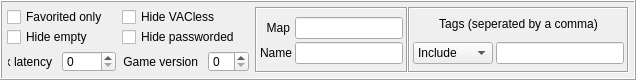
     <widget class="QFrame" name="frameFilters">
      <property name="minimumSize">
       <size>
        <width>410</width>
        <height>80</height>
       </size>
      </property>
      <property name="maximumSize">
       <size>
        <width>16777215</width>
        <height>80</height>
       </size>
      </property>
      <property name="frameShape">
       <enum>QFrame::Box</enum>
      </property>
      <property name="frameShadow">
       <enum>QFrame::Raised</enum>
      </property>
      <layout class="QGridLayout" name="gridLayout_3" columnstretch="1,0,0,0,0,0,0,0,0,2">
       <property name="leftMargin">
        <number>5</number>
       </property>
       <property name="topMargin">
        <number>5</number>
       </property>
       <property name="rightMargin">
        <number>5</number>
       </property>
       <property name="bottomMargin">
        <number>5</number>
       </property>
       <property name="spacing">
        <number>0</number>
       </property>
       <item row="3" column="2">
        <layout class="QHBoxLayout" name="horizontalLayout_2">
         <property name="spacing">
          <number>10</number>
         </property>
         <property name="leftMargin">
          <number>1</number>
         </property>
         <property name="topMargin">
          <number>1</number>
         </property>
         <property name="rightMargin">
          <number>1</number>
         </property>
         <property name="bottomMargin">
          <number>1</number>
         </property>
         <item>
          <widget class="QLabel" name="labelLatency_3">
           <property name="minimumSize">
            <size>
             <width>70</width>
             <height>20</height>
            </size>
           </property>
           <property name="maximumSize">
            <size>
             <width>80</width>
             <height>16777215</height>
            </size>
           </property>
           <property name="locale">
            <locale language="English" country="UnitedStates"/>
           </property>
           <property name="text">
            <string>Game version</string>
           </property>
           <property name="textFormat">
            <enum>Qt::AutoText</enum>
           </property>
           <property name="scaledContents">
            <bool>false</bool>
           </property>
           <property name="alignment">
            <set>Qt::AlignRight|Qt::AlignTrailing|Qt::AlignVCenter</set>
           </property>
          </widget>
         </item>
         <item>
          <widget class="QSpinBox" name="spinGameVersion">
           <property name="locale">
            <locale language="English" country="UnitedStates"/>
           </property>
          </widget>
         </item>
        </layout>
       </item>
       <item row="2" column="2">
        <spacer name="verticalSpacer_2">
         <property name="locale">
          <locale language="English" country="UnitedStates"/>
         </property>
         <property name="orientation">
          <enum>Qt::Vertical</enum>
         </property>
         <property name="sizeType">
          <enum>QSizePolicy::Fixed</enum>
         </property>
         <property name="sizeHint" stdset="0">
          <size>
           <width>10</width>
           <height>3</height>
          </size>
         </property>
        </spacer>
       </item>
       <item row="1" column="7" rowspan="3">
        <spacer name="horizontalSpacer_4">
         <property name="locale">
          <locale language="English" country="UnitedStates"/>
         </property>
         <property name="orientation">
          <enum>Qt::Horizontal</enum>
         </property>
         <property name="sizeType">
          <enum>QSizePolicy::Fixed</enum>
         </property>
         <property name="sizeHint" stdset="0">
          <size>
           <width>5</width>
           <height>10</height>
          </size>
         </property>
        </spacer>
       </item>
       <item row="3" column="0">
        <layout class="QHBoxLayout" name="horizontalLayout_3">
         <property name="spacing">
          <number>10</number>
         </property>
         <property name="leftMargin">
          <number>1</number>
         </property>
         <property name="topMargin">
          <number>1</number>
         </property>
         <property name="rightMargin">
          <number>1</number>
         </property>
         <property name="bottomMargin">
          <number>1</number>
         </property>
         <item>
          <widget class="QLabel" name="labelLatency">
           <property name="minimumSize">
            <size>
             <width>40</width>
             <height>20</height>
            </size>
           </property>
           <property name="maximumSize">
            <size>
             <width>80</width>
             <height>16777215</height>
            </size>
           </property>
           <property name="locale">
            <locale language="English" country="UnitedStates"/>
           </property>
           <property name="text">
            <string>Max latency</string>
           </property>
           <property name="textFormat">
            <enum>Qt::AutoText</enum>
           </property>
           <property name="scaledContents">
            <bool>false</bool>
           </property>
           <property name="alignment">
            <set>Qt::AlignRight|Qt::AlignTrailing|Qt::AlignVCenter</set>
           </property>
          </widget>
         </item>
         <item>
          <widget class="QSpinBox" name="spinMaxLatency">
           <property name="locale">
            <locale language="English" country="UnitedStates"/>
           </property>
           <property name="maximum">
            <number>1000</number>
           </property>
           <property name="singleStep">
            <number>25</number>
           </property>
           <property name="value">
            <number>0</number>
           </property>
          </widget>
         </item>
        </layout>
       </item>
       <item row="1" column="0">
        <widget class="QCheckBox" name="checkHideEmpty">
         <property name="minimumSize">
          <size>
           <width>45</width>
           <height>20</height>
          </size>
         </property>
         <property name="maximumSize">
          <size>
           <width>160</width>
           <height>16777215</height>
          </size>
         </property>
         <property name="locale">
          <locale language="English" country="UnitedStates"/>
         </property>
         <property name="text">
          <string>Hide empty</string>
         </property>
        </widget>
       </item>
       <item row="2" column="0">
        <spacer name="verticalSpacer_3">
         <property name="locale">
          <locale language="English" country="UnitedStates"/>
         </property>
         <property name="orientation">
          <enum>Qt::Vertical</enum>
         </property>
         <property name="sizeType">
          <enum>QSizePolicy::Fixed</enum>
         </property>
         <property name="sizeHint" stdset="0">
          <size>
           <width>10</width>
           <height>3</height>
          </size>
         </property>
        </spacer>
       </item>
       <item row="0" column="2">
        <widget class="QCheckBox" name="checkHideInsecure">
         <property name="minimumSize">
          <size>
           <width>45</width>
           <height>20</height>
          </size>
         </property>
         <property name="maximumSize">
          <size>
           <width>160</width>
           <height>16777215</height>
          </size>
         </property>
         <property name="locale">
          <locale language="English" country="UnitedStates"/>
         </property>
         <property name="text">
          <string>Hide VACless</string>
         </property>
        </widget>
       </item>
       <item row="1" column="2">
        <widget class="QCheckBox" name="checkHidePassworded">
         <property name="minimumSize">
          <size>
           <width>45</width>
           <height>20</height>
          </size>
         </property>
         <property name="maximumSize">
          <size>
           <width>150</width>
           <height>16777215</height>
          </size>
         </property>
         <property name="locale">
          <locale language="English" country="UnitedStates"/>
         </property>
         <property name="text">
          <string>Hide passworded</string>
         </property>
        </widget>
       </item>
       <item row="0" column="0">
        <widget class="QCheckBox" name="checkFavoritedOnly">
         <property name="minimumSize">
          <size>
           <width>45</width>
           <height>20</height>
          </size>
         </property>
         <property name="maximumSize">
          <size>
           <width>160</width>
           <height>16777215</height>
          </size>
         </property>
         <property name="locale">
          <locale language="English" country="UnitedStates"/>
         </property>
         <property name="text">
          <string>Favorited only</string>
         </property>
        </widget>
       </item>
       <item row="1" column="1" rowspan="3">
        <spacer name="horizontalSpacer_5">
         <property name="locale">
          <locale language="English" country="UnitedStates"/>
         </property>
         <property name="orientation">
          <enum>Qt::Horizontal</enum>
         </property>
         <property name="sizeType">
          <enum>QSizePolicy::Fixed</enum>
         </property>
         <property name="sizeHint" stdset="0">
          <size>
           <width>5</width>
           <height>20</height>
          </size>
         </property>
        </spacer>
       </item>
       <item row="0" column="9" rowspan="4">
        <widget class="QFrame" name="frameTags">
         <property name="minimumSize">
          <size>
           <width>90</width>
           <height>45</height>
          </size>
         </property>
         <property name="maximumSize">
          <size>
           <width>9999999</width>
           <height>9999</height>
          </size>
         </property>
         <property name="locale">
          <locale language="English" country="UnitedStates"/>
         </property>
         <property name="frameShape">
          <enum>QFrame::Box</enum>
         </property>
         <property name="frameShadow">
          <enum>QFrame::Sunken</enum>
         </property>
         <layout class="QGridLayout" name="gridLayout_2" rowminimumheight="20,30" columnminimumwidth="80,100">
          <property name="leftMargin">
           <number>3</number>
          </property>
          <property name="topMargin">
           <number>3</number>
          </property>
          <property name="rightMargin">
           <number>3</number>
          </property>
          <property name="bottomMargin">
           <number>3</number>
          </property>
          <property name="spacing">
           <number>3</number>
          </property>
          <item row="1" column="1">
           <widget class="QLineEdit" name="inputTags">
            <property name="maximumSize">
             <size>
              <width>16777215</width>
              <height>22</height>
             </size>
            </property>
            <property name="locale">
             <locale language="English" country="UnitedStates"/>
            </property>
           </widget>
          </item>
          <item row="1" column="0">
           <widget class="QComboBox" name="comboTags">
            <property name="minimumSize">
             <size>
              <width>0</width>
              <height>18</height>
             </size>
            </property>
            <property name="maximumSize">
             <size>
              <width>16777215</width>
              <height>22</height>
             </size>
            </property>
            <property name="locale">
             <locale language="English" country="UnitedStates"/>
            </property>
            <item>
             <property name="text">
              <string>Include</string>
             </property>
            </item>
            <item>
             <property name="text">
              <string>Exclude</string>
             </property>
            </item>
           </widget>
          </item>
          <item row="0" column="0" colspan="2">
           <widget class="QLabel" name="labelTags">
            <property name="minimumSize">
             <size>
              <width>160</width>
              <height>20</height>
             </size>
            </property>
            <property name="locale">
             <locale language="English" country="UnitedStates"/>
            </property>
            <property name="text">
             <string>Tags (seperated by a comma)</string>
            </property>
            <property name="alignment">
             <set>Qt::AlignCenter</set>
            </property>
           </widget>
          </item>
         </layout>
         <zorder>labelTags</zorder>
         <zorder>inputTags</zorder>
         <zorder>comboTags</zorder>
        </widget>
       </item>
       <item row="0" column="8" rowspan="4">
        <widget class="QFrame" name="frameInputFilters">
         <property name="frameShape">
          <enum>QFrame::Box</enum>
         </property>
         <property name="frameShadow">
          <enum>QFrame::Sunken</enum>
         </property>
         <layout class="QFormLayout" name="formLayout_2">
          <property name="labelAlignment">
           <set>Qt::AlignLeading|Qt::AlignLeft|Qt::AlignVCenter</set>
          </property>
          <property name="formAlignment">
           <set>Qt::AlignLeading|Qt::AlignLeft|Qt::AlignVCenter</set>
          </property>
          <property name="horizontalSpacing">
           <number>3</number>
          </property>
          <property name="verticalSpacing">
           <number>3</number>
          </property>
          <property name="leftMargin">
           <number>3</number>
          </property>
          <property name="topMargin">
           <number>3</number>
          </property>
          <property name="rightMargin">
           <number>3</number>
          </property>
          <property name="bottomMargin">
           <number>3</number>
          </property>
          <item row="0" column="0">
           <widget class="QLabel" name="labelMap">
            <property name="minimumSize">
             <size>
              <width>30</width>
              <height>0</height>
             </size>
            </property>
            <property name="maximumSize">
             <size>
              <width>40</width>
              <height>16777215</height>
             </size>
            </property>
            <property name="locale">
             <locale language="English" country="UnitedStates"/>
            </property>
            <property name="text">
             <string>Map</string>
            </property>
            <property name="textFormat">
             <enum>Qt::AutoText</enum>
            </property>
            <property name="scaledContents">
             <bool>false</bool>
            </property>
            <property name="alignment">
             <set>Qt::AlignRight|Qt::AlignTrailing|Qt::AlignVCenter</set>
            </property>
           </widget>
          </item>
          <item row="0" column="1">
           <widget class="QLineEdit" name="inputMap">
            <property name="minimumSize">
             <size>
              <width>60</width>
              <height>20</height>
             </size>
            </property>
            <property name="maximumSize">
             <size>
              <width>150</width>
              <height>16777215</height>
             </size>
            </property>
            <property name="locale">
             <locale language="English" country="UnitedStates"/>
            </property>
           </widget>
          </item>
          <item row="1" column="0">
           <widget class="QLabel" name="labelFilterName">
            <property name="minimumSize">
             <size>
              <width>30</width>
              <height>0</height>
             </size>
            </property>
            <property name="maximumSize">
             <size>
              <width>40</width>
              <height>16777215</height>
             </size>
            </property>
            <property name="locale">
             <locale language="English" country="UnitedStates"/>
            </property>
            <property name="text">
             <string>Name</string>
            </property>
            <property name="textFormat">
             <enum>Qt::AutoText</enum>
            </property>
            <property name="scaledContents">
             <bool>false</bool>
            </property>
            <property name="alignment">
             <set>Qt::AlignRight|Qt::AlignTrailing|Qt::AlignVCenter</set>
            </property>
           </widget>
          </item>
          <item row="1" column="1">
           <widget class="QLineEdit" name="inputFilterName">
            <property name="minimumSize">
             <size>
              <width>60</width>
              <height>20</height>
             </size>
            </property>
            <property name="maximumSize">
             <size>
              <width>150</width>
              <height>16777215</height>
             </size>
            </property>
            <property name="locale">
             <locale language="English" country="UnitedStates"/>
            </property>
           </widget>
          </item>
         </layout>
        </widget>
       </item>
      </layout>
     </widget>
